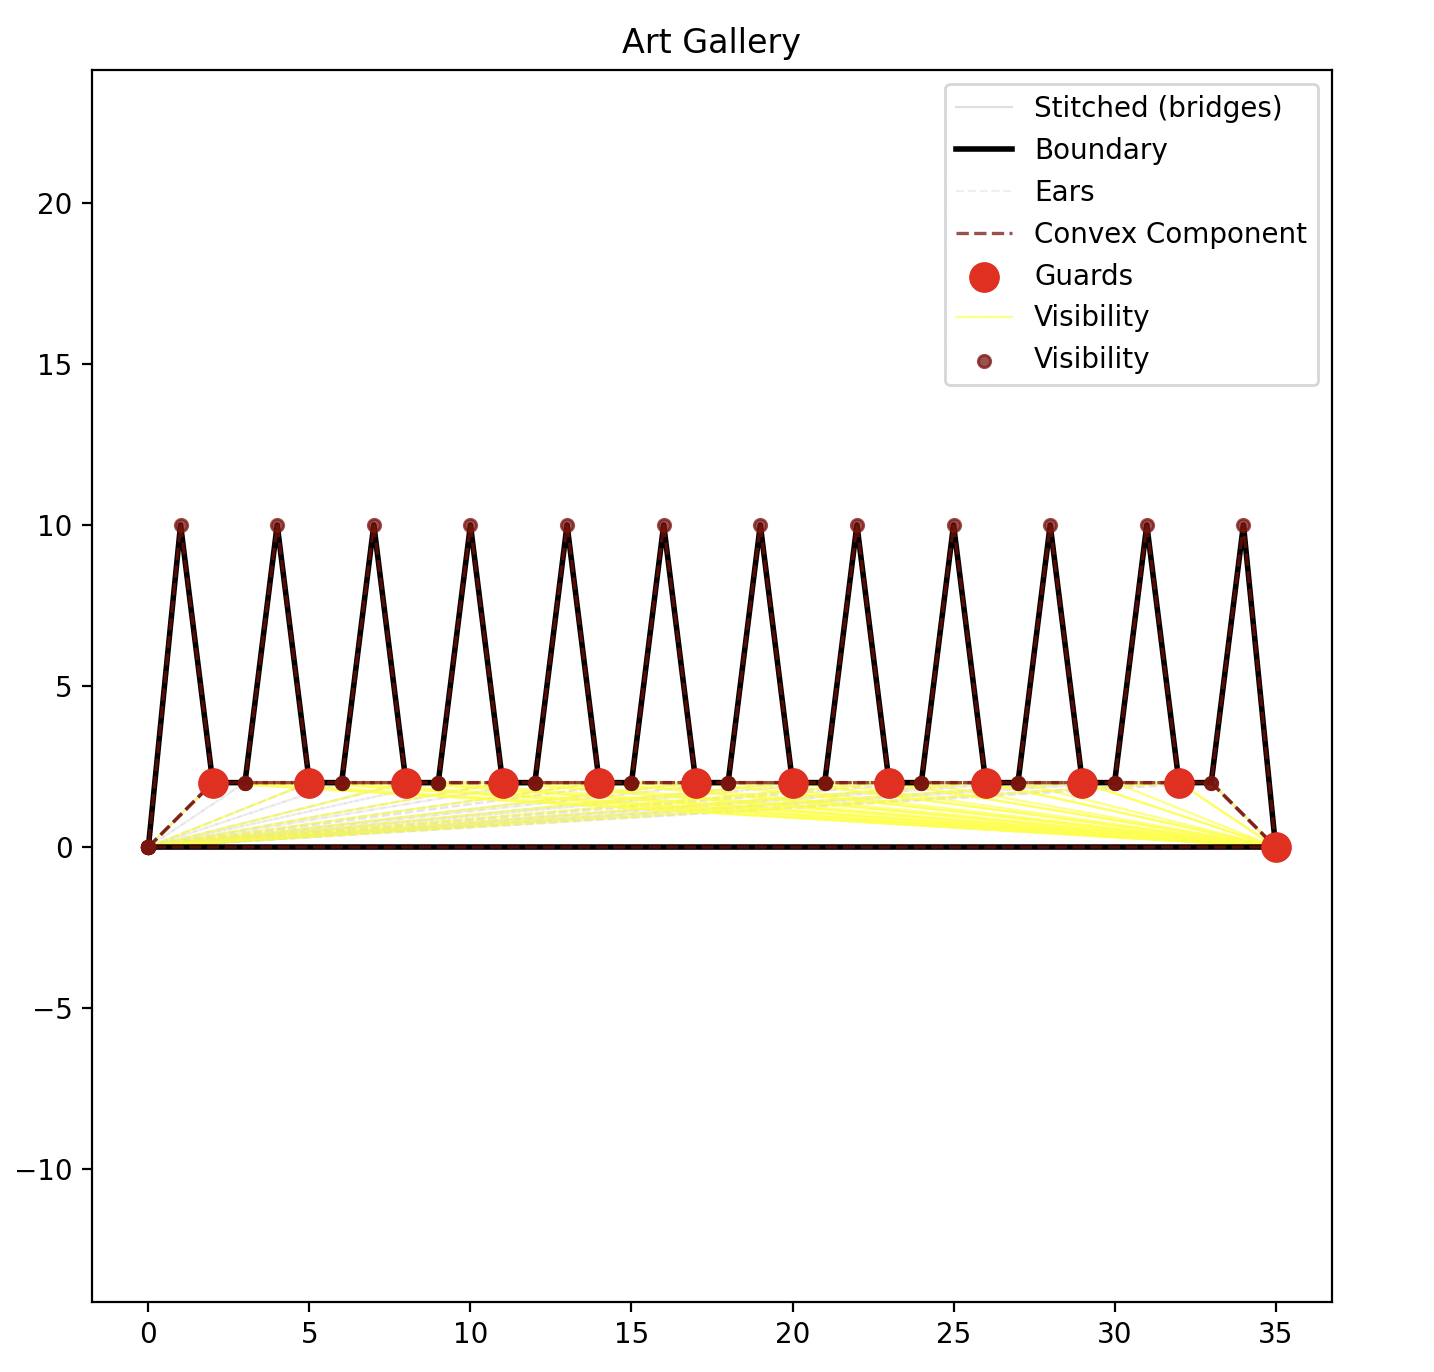

The Python source for this figure:
from __future__ import annotations

from art import ArtGallery

if __name__ == "__main__":

    polygon: list[list[str]] = []

    polygon.append(["0.0", "0.0"])
    polygon.append(["1.0", "10.0"])
    polygon.append(["2.0", "2.0"])

    for i in range(10):
        polygon.append([str(3 + 3 * i + 0), "2.0"])
        polygon.append([str(3 + 3 * i + 1), "10.0"])
        polygon.append([str(3 + 3 * i + 2), "2.0"])

    polygon.append([str(3 + 3 * i + 3), "2.0"])
    polygon.append([str(3 + 3 * i + 4), "10.0"])
    polygon.append([str(3 + 3 * i + 5), "0.0"])

    gallery = ArtGallery(
        {
            "polygon": polygon,
        }
    )
    print(gallery)
    gallery.plot()
